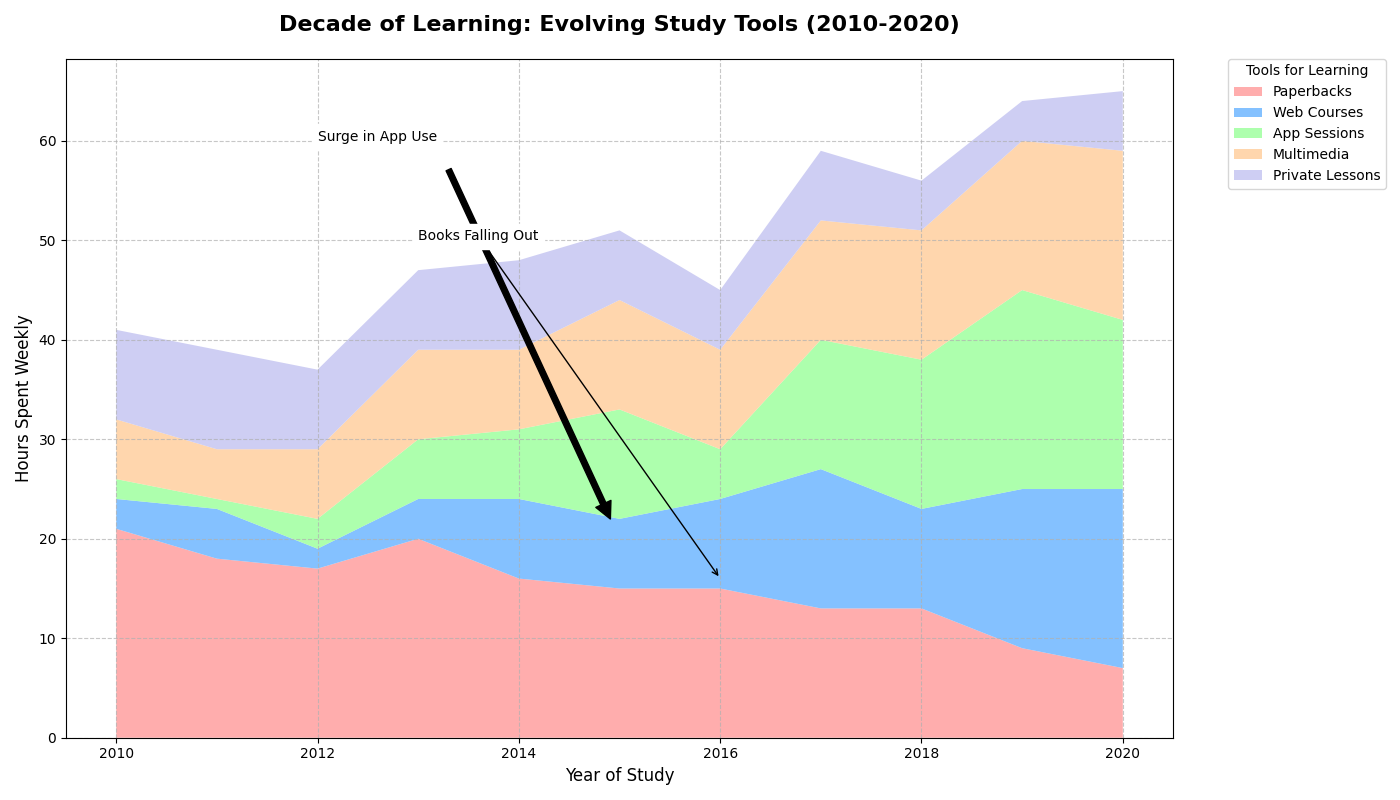

Write Python code to recreate this figure.
import matplotlib.pyplot as plt
import numpy as np

years = np.arange(2010, 2021)

# Manually altered data series for each educational tool
books = [21, 18, 17, 20, 16, 15, 15, 13, 13, 9, 7]  # Randomly shuffled within the group
online_courses = [3, 5, 2, 4, 8, 7, 9, 14, 10, 16, 18]  # Randomly shuffled within the group
educational_apps = [2, 1, 3, 6, 7, 11, 5, 13, 15, 20, 17]  # Randomly shuffled within the group
videos = [6, 5, 7, 9, 8, 11, 10, 12, 13, 15, 17]  # Randomly shuffled within the group
tutoring = [9, 10, 8, 8, 9, 7, 6, 7, 5, 4, 6]  # Randomly shuffled within the group

plt.figure(figsize=(14, 8))

plt.stackplot(years, books, online_courses, educational_apps, videos, tutoring,
              labels=['Paperbacks', 'Web Courses', 'App Sessions', 'Multimedia', 'Private Lessons'],
              colors=['#ff9999', '#66b2ff', '#99ff99', '#ffcc99', '#c2c2f0'], alpha=0.8)

plt.title("Decade of Learning: Evolving Study Tools (2010-2020)", fontsize=16, fontweight='bold', pad=20)
plt.xlabel("Year of Study", fontsize=12)
plt.ylabel("Hours Spent Weekly", fontsize=12)

plt.legend(loc='upper left', bbox_to_anchor=(1.05, 1), borderaxespad=0., title='Tools for Learning')

plt.grid(linestyle='--', alpha=0.7)

plt.annotate('Surge in App Use', xy=(2015, 20), xytext=(2012, 60),
             arrowprops=dict(facecolor='black', shrink=0.05),
             fontsize=10, backgroundcolor='w')

plt.annotate('Books Falling Out', xy=(2016, 16), xytext=(2013, 50),
             arrowprops=dict(facecolor='black', arrowstyle='->'),
             fontsize=10, backgroundcolor='w')

plt.tight_layout()
plt.show()
